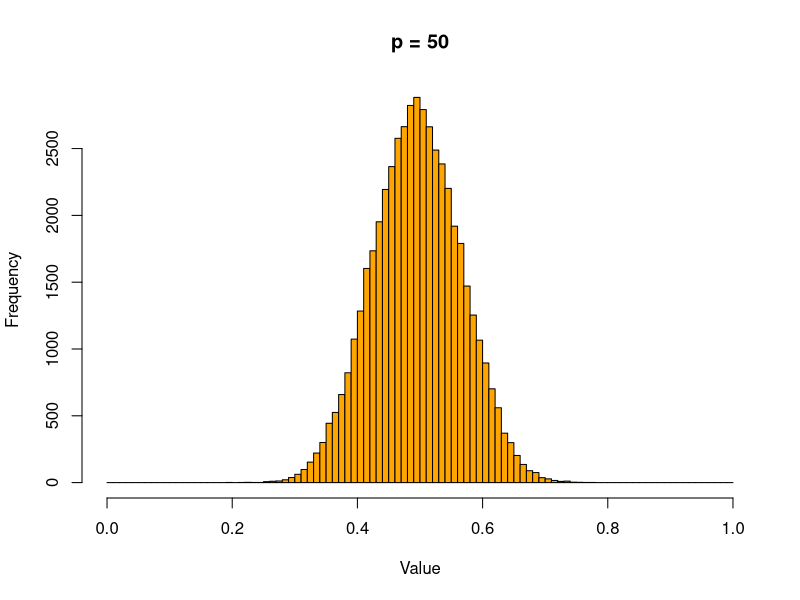
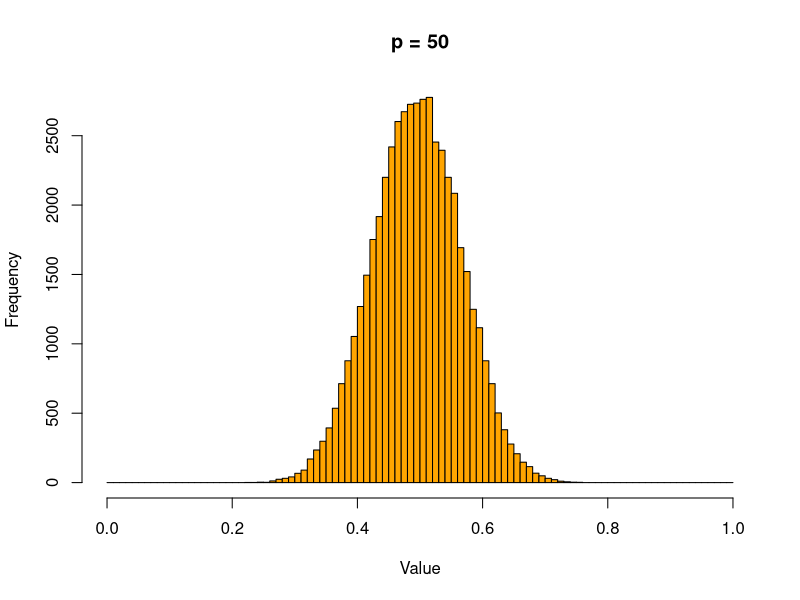
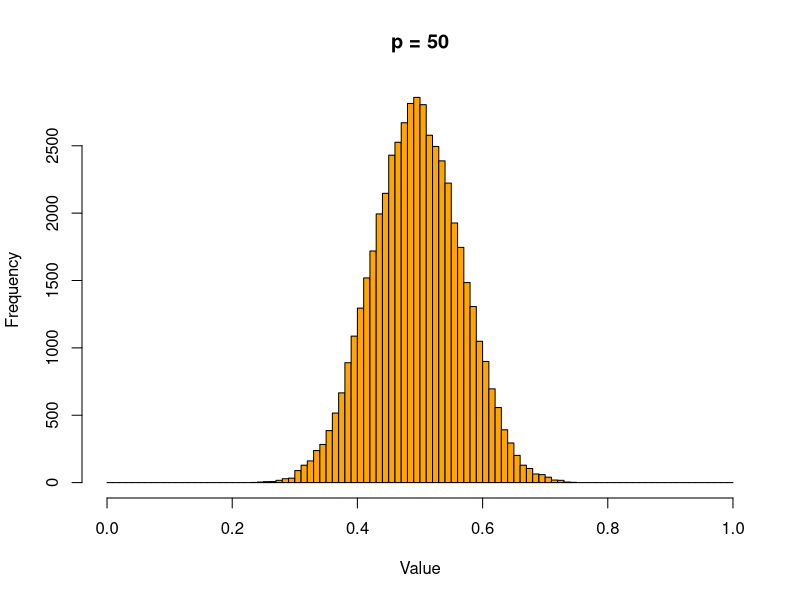
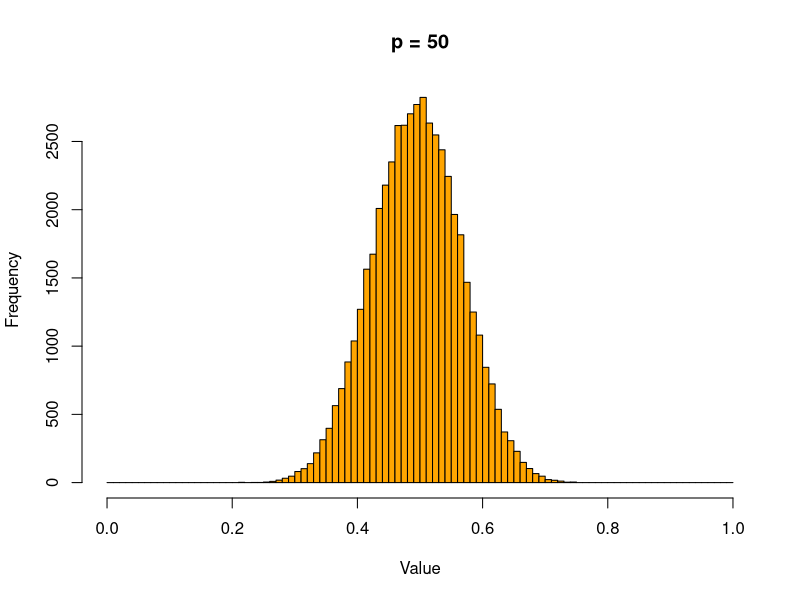
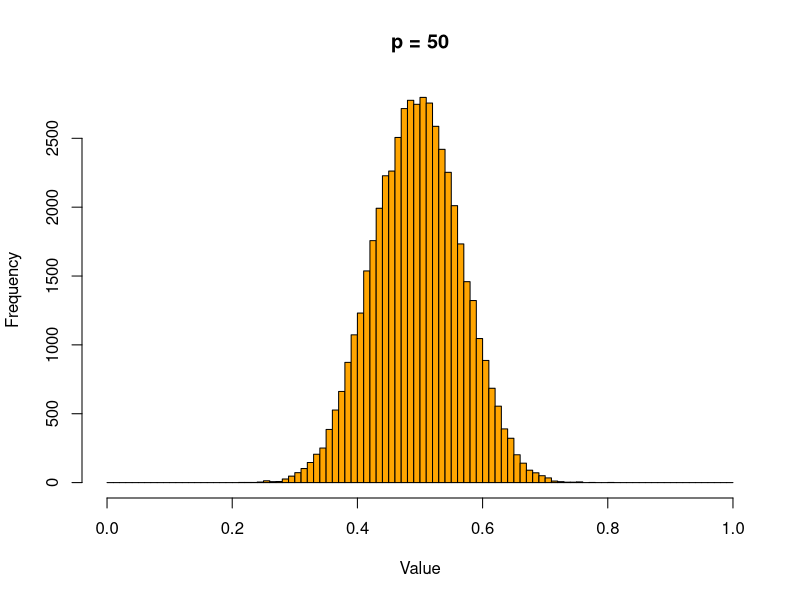

The R script that drew these images, in order:
library(tidyverse)
library(ggplot2)

setwd("/Users/zhanranl/Desktop/Wharton/Courses/statME/hw2-chris_lin/")
getwd()

num <- 50000
p_list <- c(2,25,50,75,99)
n <- 100

for (i in 1:5){
  p <- p_list[3]
  sample <- rf(num, p-1, n-p)
  sample <- sample/(sample + (n-p)/(p-1))
  fig <-  hist(sample, breaks = seq(0, 1, by = 0.01), main = paste("p =",p), xlab = "Value", ylab = "Frequency", col = "orange")
  file_name <- paste("./figures-and-tables/2-2-", p, ".png", sep = "")
  ggsave(file_name, plot = fig)
  }
